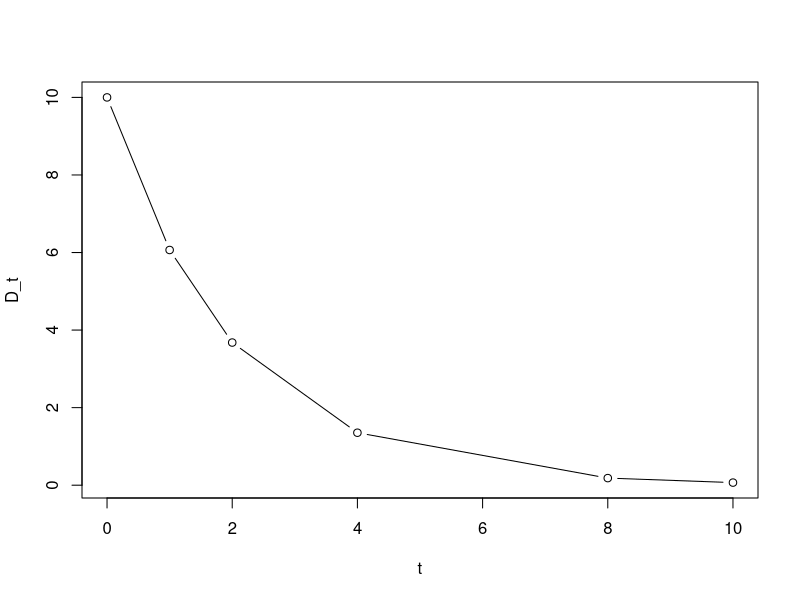
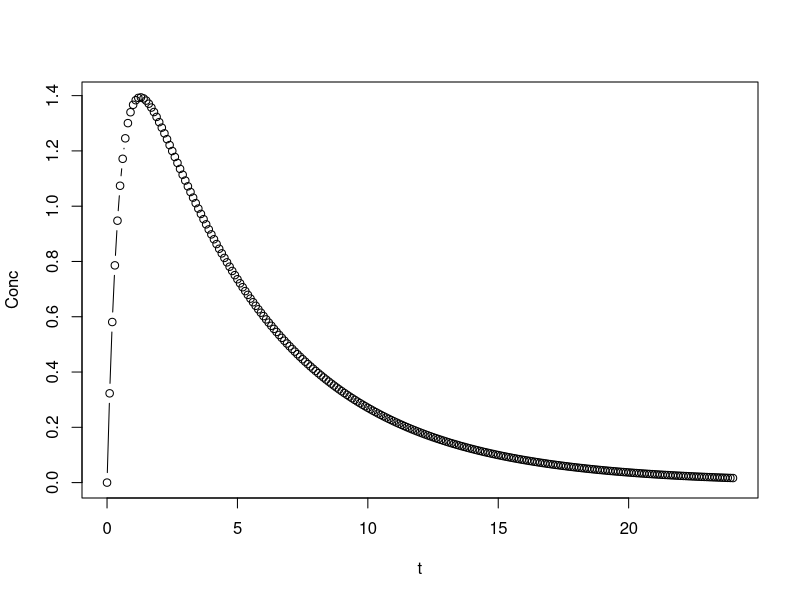
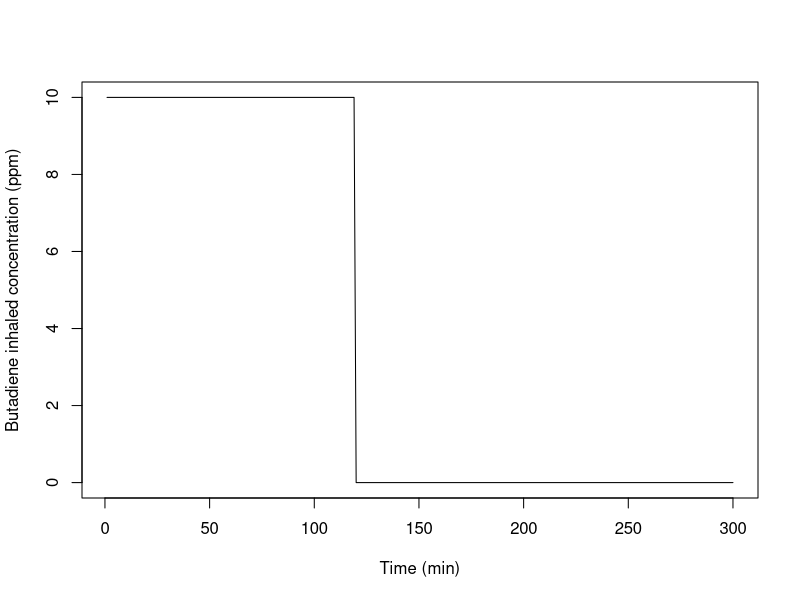
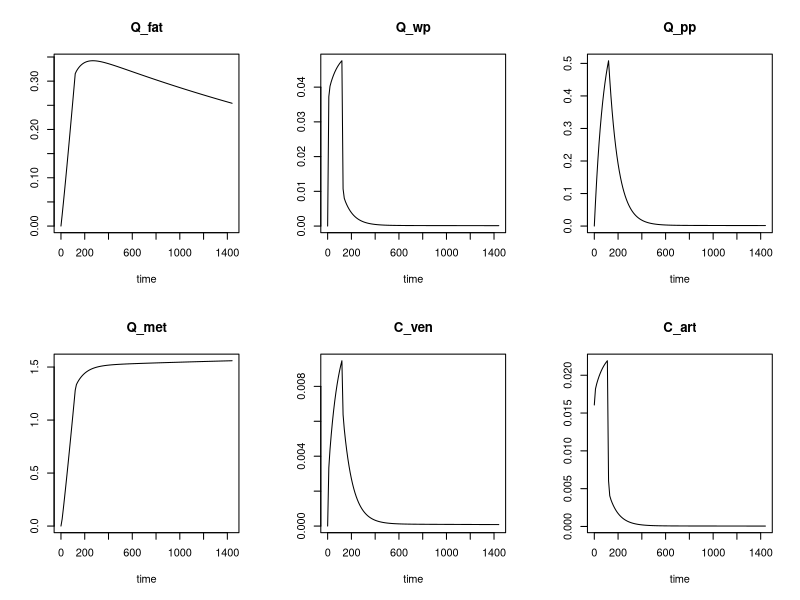

These figures' R source, in order:
## ---- chunk 1
htmltools::tagList(rmarkdown::html_dependency_font_awesome())
library(ggplot2)
## ---- chunk 2
D_0 <- 10
t <- c(0,1,2,4,8,10)
k_e <- 0.5
D_t <- D_0*exp(-k_e*t) 
plot(t, D_t, type = "b")
## ---- chunk 3
D <- 1            # Intake Dose (mass)
Fgutabs <- 0.9    # Absorption fraction (-)
k_e <- 0.2        # Elimination rate (1/time)
k_a <- 2.0        # Absorption rate (1/time)
V <- 0.5          # Distribution volume (vol.)
t <- seq(0, 24, 0.1)
A <- (D * Fgutabs * k_a)/(V * (k_a - k_e))
Conc <- A * exp(-k_e * t) - A * exp(-k_a * t)
## ---- chunk 4
plot(t, Conc, type = "b")
## ---- chunk 5
head(Theoph)
## ---- chunk 6
C_inh <- approxfun(x = c(0, 120), y=c(10,0), method = "constant", f = 0, rule = 2) 
## ---- chunk 7
plot(C_inh(1:300), type="l", xlab = "Time (min)", ylab = "Butadiene inhaled concentration (ppm)")
## ---- chunk 8
parameters <- c("BDM" = 73,            # Body mass (kg)
                "Height" = 1.6,        # Body height (m)
                "Age" = 40,            # in years
                "Sex" = 1,             # code 1 is male, 2 is female
                "Flow_pul" = 5,        # Pulmonary ventilation rate (L/min)
                "Pct_Deadspace" = 0.7, # Fraction of pulmonary deadspace
                "Vent_Perf" = 1.14,    # Ventilation over perfusion ratio
                "Pct_LBDM_wp" = 0.2,   # wp tissue as fraction of lean mass
                "Pct_Flow_fat" = 0.1,  # Fraction of cardiac output to fat
                "Pct_Flow_pp" = 0.35,  # ~ to pp
                "PC_art" = 2,          # Blood/air partition coefficient
                "PC_fat" = 22,         # Fat/blood ~
                "PC_wp" = 0.8,         # wp/blood ~
                "PC_pp" = 0.8,         # pp/blood ~
                "Kmetwp" = 0.25)       # Rate constant for metabolism
## ---- chunk 9
y <- c("Q_fat" = 0, # Quantity of butadiene in fat (mg)
       "Q_wp" = 0,  # ~ in well-perfused (mg)
       "Q_pp" = 0,  # ~ in poorly-perfused (mg)
       "Q_met" = 0) # ~ metabolized (mg)
## ---- chunk 10
# Define the model equations
bd.model = function(t, y, parameters) {
  with (as.list(y), {
    with (as.list(parameters), {
      
      # Define some known constants
      Height = 1.6       # use to calculate fraction of body fat
      Age = 40           # use to calculate fraction of body fat
      Sex = 1            # use to calculate fraction of body fat
      MW_bu = 54.0914    # butadiene molecular weight (in grams)

      # Conversions from/to ppm
      ppm_per_mM = 24450 # ppm to mM under normal conditions
      ppm_per_mg_per_l = ppm_per_mM / MW_bu
      mg_per_l_per_ppm = 1 / ppm_per_mg_per_l
      
      # Calculate Flow_alv from total pulmonary flow
      Flow_alv = Flow_pul * (1 - Pct_Deadspace)
      
      # Calculate total blood flow from Flow_alv and the V/P ratio
      Flow_tot = Flow_alv / Vent_Perf
      
      # Calculate fraction of body fat
      Pct_BDM_fat = (1.2 * BDM / (Height * Height) - 10.8
                     *(2 - Sex) + 0.23 * Age - 5.4) * 0.01
      
      # Actual volumes, 10% of body mass (bones…) get no butadiene
      Eff_V_fat = Pct_BDM_fat * BDM
      Eff_V_wp = Pct_LBDM_wp * BDM * (1 - Pct_BDM_fat)
      Eff_V_pp = 0.9 * BDM - Eff_V_fat - Eff_V_wp
      
      # Calculate actual blood flows from total flow and percent flows
      Flow_fat = Pct_Flow_fat * Flow_tot
      Flow_pp = Pct_Flow_pp * Flow_tot
      Flow_wp = Flow_tot * (1 - Pct_Flow_pp - Pct_Flow_fat)
      
      # Calculate the concentrations
      C_fat = Q_fat / Eff_V_fat
      C_wp = Q_wp / Eff_V_wp
      C_pp = Q_pp / Eff_V_pp
      
      # Venous blood concentrations at the organ exit
      Cout_fat = C_fat / PC_fat
      Cout_wp = C_wp / PC_wp
      Cout_pp = C_pp / PC_pp
      
      # Sum of Flow * Concentration for all compartments
      dQ_ven = Flow_fat * Cout_fat + Flow_wp * Cout_wp + Flow_pp * Cout_pp
      C_inh.current = C_inh(t) # to avoid calling C_inh() twice
      
      # Arterial blood concentration
      # Convert input given in ppm to mg/l to match other units
      C_art = (Flow_alv * C_inh.current * mg_per_l_per_ppm + dQ_ven) / (Flow_tot + Flow_alv / PC_art)
      
      # Venous blood concentration (mg/L)
      C_ven = dQ_ven / Flow_tot
      
      # Alveolar air concentration (mg/L)
      C_alv = C_art / PC_art
      
      # Exhaled air concentration (ppm)
      if (C_alv <= 0) {
        C_exh = 10E-30 # avoid round off errors
      } else {
        C_exh = (1 - Pct_Deadspace) * C_alv * ppm_per_mg_per_l + Pct_Deadspace * C_inh.current
      }
      
      # Quantity metabolized in liver (included in well-perfused)
      dQmet_wp = Kmetwp * Q_wp
      
      # Differentials for quantities
      dQ_fat = Flow_fat * (C_art - Cout_fat)
      dQ_wp = Flow_wp * (C_art - Cout_wp) - dQmet_wp
      dQ_pp = Flow_pp * (C_art - Cout_pp)
      dQ_met = dQmet_wp

      # The function bd.model must return at least the derivatives
      list(c(dQ_fat, dQ_wp, dQ_pp, dQ_met), # derivatives
           c("C_ven" = C_ven, "C_art" = C_art)) # extra outputs

    }) # end with parameters
  }) # end with y
} # end bd.model

## ---- chunk 11
# Define the computation output times
t <- seq(from=0, to=1440, by=10)

# Solve ODE
library(deSolve)
out <- ode(times=t, func=bd.model, 
           y=y, parms=parameters)
head(out)
## ---- chunk 12
plot(out)
